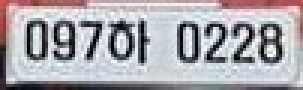
#> input picture src/webcam/output.jpg, 101 x 30 px (shown 3 times larger)
$ python ocr_benchmark.py output.jpg /home/rokey/Downloads/google_vision.json
#> lines starting #> are read from the running program, lines starting #| are printed output that depends on the picture; after the words box and inside, x2 and y2 are one past the last pixel; in counts of white or black regions, pixels touching at a corner belong together
#!/usr/bin/env python3
# -*- coding: utf-8 -*-
"""
GCV vs PaddleOCR 번호판 인식 벤치마크
사용법: python3 ocr_benchmark.py <이미지 경로> [GCV 키 경로]
  예시: python3 ocr_benchmark.py output.jpg /home/rokey/Downloads/google_vision.json
"""

import sys
import os
import cv2
import numpy as np

IMAGE_PATH   = sys.argv[1] if len(sys.argv) > 1 else "/home/rokey/Downloads/output.jpg"
GCV_KEY_PATH = sys.argv[2] if len(sys.argv) > 2 else "/home/rokey/Downloads/google_vision.json"

SEP  = "=" * 65
SEP2 = "-" * 65

# ──────────────────────────────────────────────────────────────
# 이미지 로드
# ──────────────────────────────────────────────────────────────
print(f"\n{SEP}")
print(f"  대상 이미지: {IMAGE_PATH}")
img_orig = cv2.imread(IMAGE_PATH)
#> img_orig is the input picture: shape (30, 101, 3); mean B, G, R 171.9, 166.5, 170
if img_orig is None:
    print("  ❌ 이미지 로드 실패! 경로를 확인하세요.")
    sys.exit(1)
h, w = img_orig.shape[:2]
#> h = 30; w = 101
print(f"  원본 크기 : {w} x {h} px")
#|   원본 크기 : 101 x 30 px

# ──────────────────────────────────────────────────────────────
# 전처리 변형 목록 생성
# ──────────────────────────────────────────────────────────────
def make_variants(img: np.ndarray) -> list[tuple[str, np.ndarray]]:
    """테스트할 전처리 변형 이미지 목록 반환."""
    variants = []
    h, w = img.shape[:2]
#> h = 30; w = 101

    # 원본
    variants.append(("원본", img.copy()))

    # 2x 확대
    x2 = cv2.resize(img, (w*2, h*2), interpolation=cv2.INTER_CUBIC)
    variants.append(("2x 확대", x2))

    # 4x 확대
    x4 = cv2.resize(img, (w*4, h*4), interpolation=cv2.INTER_CUBIC)
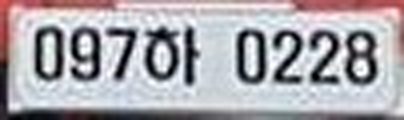
#> x4: shape (120, 404, 3); mean B, G, R 171.9, 166.6, 170.1
    variants.append(("4x 확대", x4))

    # 180° 회전
    rot = cv2.rotate(img, cv2.ROTATE_180)
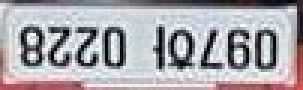
#> rot: shape (30, 101, 3) (shown 3 times larger); mean B, G, R 171.9, 166.5, 170
    variants.append(("180° 회전", rot))

    # 180° 회전 + 2x 확대
    rot2 = cv2.resize(rot, (w*2, h*2), interpolation=cv2.INTER_CUBIC)
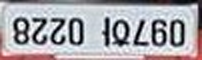
#> rot2: shape (60, 202, 3); mean B, G, R 171.9, 166.6, 170.1
    variants.append(("180°+2x", rot2))

    # 그레이스케일 + Otsu 이진화 (컬러로 변환해서 입력)
    gray = cv2.cvtColor(img, cv2.COLOR_BGR2GRAY)
    _, bw = cv2.threshold(gray, 0, 255, cv2.THRESH_BINARY + cv2.THRESH_OTSU)
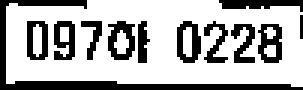
#> bw: shape (30, 101) (shown 3 times larger); 69.4% white; 12 black regions (1 under 20 px), largest, box (x1, y1, x2, y2) and area: (0, 0, 101, 30) 340, (73, 0, 101, 4) 71, (36, 7, 45, 20) 69
    bw3 = cv2.cvtColor(bw, cv2.COLOR_GRAY2BGR)
    bw3_x2 = cv2.resize(bw3, (w*2, h*2), interpolation=cv2.INTER_CUBIC)
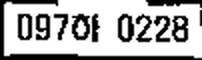
#> bw3_x2: shape (60, 202, 3); min 0, max 255, mean 176.9
    variants.append(("이진화+2x", bw3_x2))

    # CLAHE (대비 제한 적응형 히스토그램)
    clahe = cv2.createCLAHE(clipLimit=3.0, tileGridSize=(4, 4))
    gray_clahe = clahe.apply(gray)
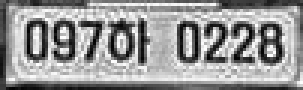
#> gray_clahe: shape (30, 101) (shown 3 times larger); min 2, max 255, mean 150.5
    clahe_bgr = cv2.cvtColor(gray_clahe, cv2.COLOR_GRAY2BGR)
    clahe_x2  = cv2.resize(clahe_bgr, (w*2, h*2), interpolation=cv2.INTER_CUBIC)
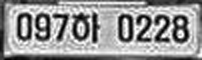
#> clahe_x2: shape (60, 202, 3); min 0, max 255, mean 150.5
    variants.append(("CLAHE+2x", clahe_x2))

    return variants

variants = make_variants(img_orig)
#> variants = 7 items
print(f"  테스트 변형 수: {len(variants)}종\n")
#|   테스트 변형 수: 7종


# ──────────────────────────────────────────────────────────────
# [1] Google Cloud Vision
# ──────────────────────────────────────────────────────────────
print(f"{SEP}")
print("  [1] Google Cloud Vision (GCV)")
print(SEP)

gcv_results = {}

try:
    os.environ.setdefault("GOOGLE_APPLICATION_CREDENTIALS", GCV_KEY_PATH)
    from google.cloud import vision
    gcv_client = vision.ImageAnnotatorClient()
    print("  ✅ GCV 초기화 성공\n")

    for label, img_v in variants:
        try:
            _, buf = cv2.imencode(".jpg", img_v, [cv2.IMWRITE_JPEG_QUALITY, 95])
            gcv_image = vision.Image(content=buf.tobytes())
            image_context = vision.ImageContext(language_hints=["ko"])

            response   = gcv_client.document_text_detection(
                image=gcv_image, image_context=image_context
            )
            annotation = response.full_text_annotation
            if response.error.message:
                result = f"API 오류: {response.error.message}"
            else:
                raw    = annotation.text.replace(" ", "").replace("\n", "")
                result = raw if raw else "(인식 없음)"
        except Exception as e:
            result = f"예외: {e}"

        gcv_results[label] = result
        mark = "✅" if result not in ("(인식 없음)", "") and "오류" not in result and "예외" not in result else "❌"
        print(f"  {mark}  [{label:12s}]  →  {result}")
#> this loop made 7 passes
#> label on passes 1 to 7: '원본', '2x 확대', '4x 확대', '180° 회전', '180°+2x', '이진화+2x', 'CLAHE+2x'
#|   ❌  [원본          ]  →  API 오류: <module 'google.cloud.vision.ImageAnnotatorClient_.document_text_detection_.error.message' from None>
#|   ❌  [2x 확대       ]  →  API 오류: <module 'google.cloud.vision.ImageAnnotatorClient_.document_text_detection_.error.message' from None>
#|   ❌  [4x 확대       ]  →  API 오류: <module 'google.cloud.vision.ImageAnnotatorClient_.document_text_detection_.error.message' from None>
#|   ❌  [180° 회전     ]  →  API 오류: <module 'google.cloud.vision.ImageAnnotatorClient_.document_text_detection_.error.message' from None>
#|   ❌  [180°+2x     ]  →  API 오류: <module 'google.cloud.vision.ImageAnnotatorClient_.document_text_detection_.error.message' from None>
#|   ❌  [이진화+2x      ]  →  API 오류: <module 'google.cloud.vision.ImageAnnotatorClient_.document_text_detection_.error.message' from None>
#|   ❌  [CLAHE+2x    ]  →  API 오류: <module 'google.cloud.vision.ImageAnnotatorClient_.document_text_detection_.error.message' from None>
#> after the loop, gcv_results = 7 items

except ImportError:
    print("  ❌ google-cloud-vision 미설치: pip install google-cloud-vision")
    gcv_results = {}
except Exception as e:
    print(f"  ❌ GCV 초기화 실패: {e}")
    gcv_results = {}


# ──────────────────────────────────────────────────────────────
# [2] PaddleOCR
# ──────────────────────────────────────────────────────────────
print(f"\n{SEP}")
print("  [2] PaddleOCR")
print(SEP)

paddle_results = {}

try:
    from paddleocr import PaddleOCR
#> (the run stopped early here; a loop or call above may not have finished)
